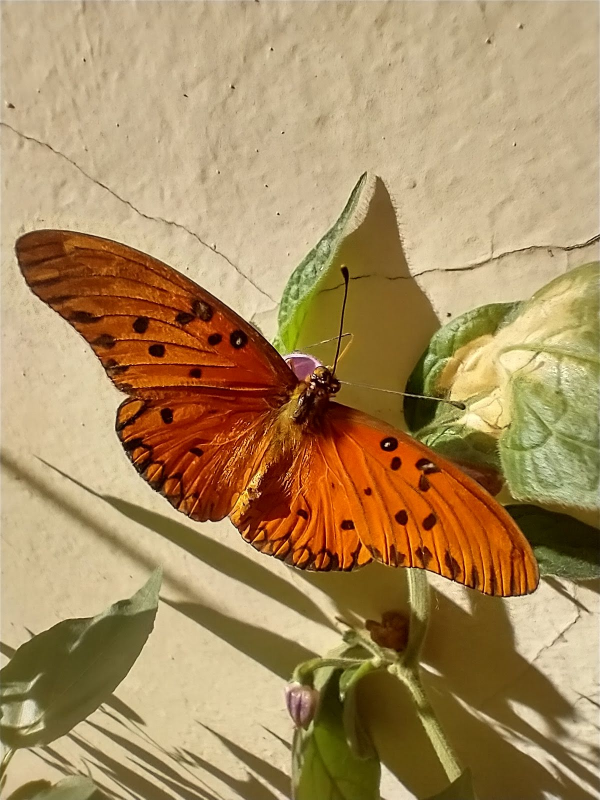
#> input picture TP2/imgs/mariposa.jpg, 1200 x 1600 px (shown at 1/2 size)
$ jupyter execute tp2.ipynb
#> lines starting #> are read from the running program, lines starting #| are printed output that depends on the picture
[cell 1]
import numpy as np
import cv2 as cv
import matplotlib.pyplot as plt
from scipy.fft import fft2, fftshift

### Implementar la función create_gauss_filter(h, w, k_size, sigma) para crear filtros gaussianos para filtrado espectral. Debe retornar un filtro gaussiano de tamaño HxW en dominio espacial y su transformada de Fourier

[cell 2]
def create_gauss_filter(h, w, k_size=5, sigma=5):
    #Obtengo el kernel
    nucleo_g = cv.getGaussianKernel(k_size, sigma)
    kernel = nucleo_g * nucleo_g.T

    #Armo una imagen en blanco con el kernel en el centro
    gauss_filter = np.zeros((h,w))

    center_h = h//2
    center_w = w//2

    gauss_filter[center_h - k_size // 2:center_h + k_size // 2 + 1, center_w - k_size // 2:center_w + k_size // 2 + 1] = kernel

    img_fft_low = np.fft.fft2(gauss_filter)

    return (gauss_filter, img_fft_low)

[cell 3]
def image_quality(image):
    h, w = image.shape
    #Compute F which is the Fourier Transform representation of image I
    F = np.fft.fft2(image)
    #Find Fc which is obtained by shifting the origin of F to centre.
    Fc = np.fft.fftshift(F)
    #Calculate AF = abs (Fc) where AF is the absolute value of the centered Fourier transform of image I.
    Af = np.abs(Fc)
    #Calculate M = max (AF) where M is the maximum value of the frequency component in F.
    M = np.max(Af)
    #Calculate TH = the total number of pixels in F whose pixel value > thres, where thres = M/1000.
    Th = np.sum([F > M/1000])
    #Calculate Image Quality measure (FM)
    FM = Th / (h*w)
    return FM

[cell 4]
def absolute_central_moment(img):
    hist,_ = np.histogram(img.ravel(),256,[0,256])
    #Calculo la intensidad media
    u = np.mean(img)
    # Calcular la frecuencia relativa
    frec_rel = hist / float(np.sum(hist))
    ACM = 0
    for k in range(256):
        ACM += np.abs(k-u)*frec_rel[k]
    return ACM

[cell 5]
def apply_gauss_filter(img, kernel_size, sigma):
    h, w = img.shape
    _, kernel_tf = create_gauss_filter(h, w, k_size=kernel_size, sigma=sigma)
    img_fft = np.fft.fft2(img)
    filtered = img_fft * kernel_tf
    return np.fft.ifftshift(np.real(np.fft.ifft2(filtered)))

### 1. Graficar ambas representaciones para diferentes tamaños de kernel y sigma. Aplicar el filtro una imagen para validar el funcionamiento en el dominio espectral.

[cell 6]
img= cv.imread('./imgs/mariposa.jpg', cv.IMREAD_GRAYSCALE)
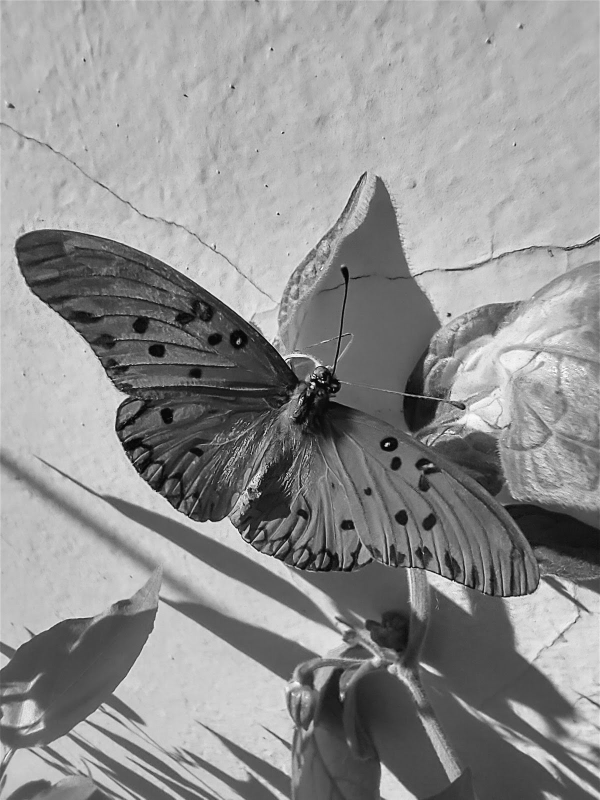
#> img: shape (1600, 1200) (shown at 1/2 size); min 0, max 255, mean 144.2
h, w = img.shape
#> h = 1600; w = 1200
kernel, kernel_tf = create_gauss_filter(h, w, k_size=15, sigma=2)

plt.figure(figsize=(12,12))
plt.subplot(1,2,1)
plt.axis('off')
plt.title("Kernel Gausiano")
plt.imshow(kernel, cmap='jet')
plt.subplot(1,2,2)
plt.axis('off')
plt.title("FFT del kernel")
tf_shifted = np.fft.fftshift(kernel_tf)
plt.imshow(np.abs(tf_shifted), cmap='jet')
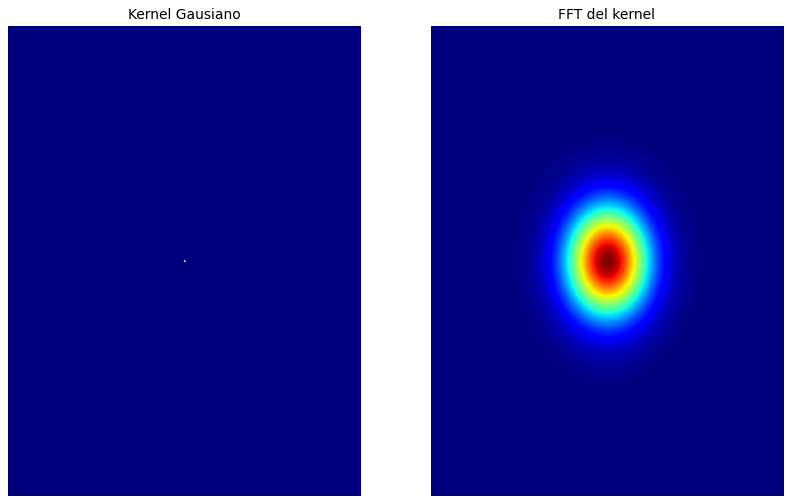
#> figure drawn by matplotlib, 2 panels

[cell 7]
plt.imshow(img, cmap='gray')
img.shape
#> Out = (1600, 1200)

### 2. Usando el método descripto en el paper “Image Sharpness Measure for Blurred Images in Frequency Domain” comparar el resultado de un filtrado por convolución con el filtrado espectral.
### 3. Repetir la comparación usando uno de los métodos descriptos en el apéndice del paper “Analysis of focus measure operators in shape-from-focus”

[cell 8]
kernel_size = 15
sigma1 = 2
sigma2 = 7
sigma3 = 15

img_fourier_1 = apply_gauss_filter(img, kernel_size, sigma1)
img_fourier_2 = apply_gauss_filter(img, kernel_size, sigma2)
#> call 2 of apply_gauss_filter, with kernel_size = 15, sigma = 7
#> in apply_gauss_filter (call 2), `return np.fft.ifftshift(np.real(np.fft.ifft2(filtered)))`:
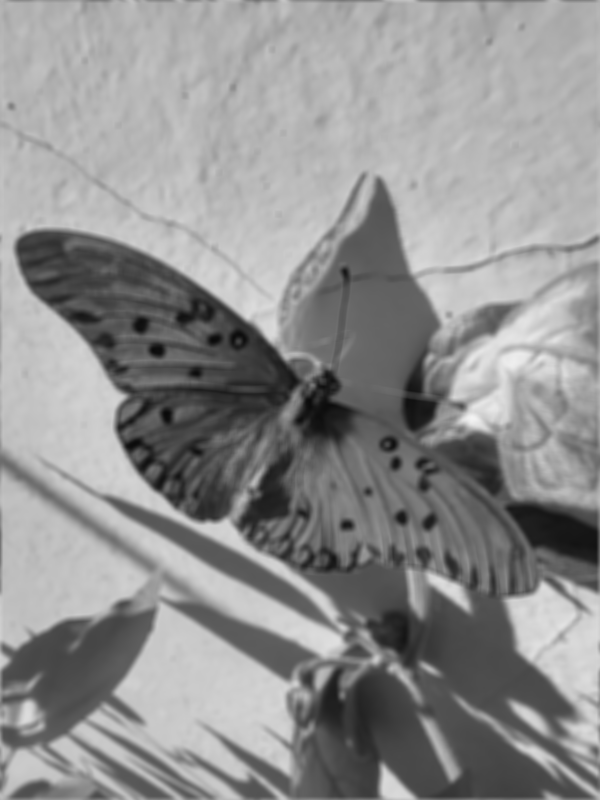
#> returned value: shape (1600, 1200) float64 (shown at 1/2 size); min 9.58, max 244.1, mean 144.2
img_fourier_3 = apply_gauss_filter(img, kernel_size, sigma3)

img_GB_1 = cv.GaussianBlur(img, ksize=(kernel_size, kernel_size), sigmaX=sigma1, sigmaY=sigma1)
img_GB_2 = cv.GaussianBlur(img, ksize=(kernel_size, kernel_size), sigmaX=sigma2, sigmaY=sigma2)
img_GB_3 = cv.GaussianBlur(img, ksize=(kernel_size, kernel_size), sigmaX=sigma3, sigmaY=sigma2)

iq_1 = image_quality(img_fourier_1)
#> in image_quality, `M = np.max(Af)`: M = 276837056
#> in image_quality, `Th = np.sum([F > M/1000])`: Th = 1329
#> in image_quality, `FM = Th / (h*w)`: FM = 0.000692
#> iq_1 = 0.000692
acm_1 = absolute_central_moment(img_fourier_1)
#> in absolute_central_moment, `hist,_ = np.histogram(img.ravel(),256,[0,256])`: hist = 256 values, max 33480 at index 183, min 0 at index 0, mean 7500
#> in absolute_central_moment, `u = np.mean(img)`: u = 144.2
#> in absolute_central_moment, `frec_rel = hist / float(np.sum(hist))`: frec_rel = 256 values, max 0.0174 at index 183, min 0 at index 0, mean 0.00391
#> the loop in absolute_central_moment, `for k in range(256):` made 256 passes
#> ACM on passes 1 to 3: 0, 0, 0
#> after the loop in absolute_central_moment, `for k in range(256):`: ACM = 49.1
#> acm_1 = 49.1
iq_2 = image_quality(img_fourier_2)
#> iq_2 = 0.000541
acm_2 = absolute_central_moment(img_fourier_2)
#> the loop in absolute_central_moment (call 2), `for k in range(256):` made 256 passes
#> acm_2 = 47.56
iq_3 = image_quality(img_fourier_3)
#> iq_3 = 0.000522
acm_3 = absolute_central_moment(img_fourier_3)
#> acm_3 = 47.38

iq_4 = image_quality(img_GB_1)
#> iq_4 = 0.000688
acm_4 = absolute_central_moment(img_GB_1)
#> acm_4 = 49.28
iq_5 = image_quality(img_GB_2)
#> iq_5 = 0.000548
acm_5 = absolute_central_moment(img_GB_2)
#> acm_5 = 47.84
iq_6 = image_quality(img_GB_3)
#> iq_6 = 0.000538
acm_6 = absolute_central_moment(img_GB_3)
#> acm_6 = 47.78

[cell 9]
fig = plt.figure(figsize=(12, 9))

ax1=plt.subplot(231)
ax1.set_title('Sigma=' + str(sigma1))
ax1.imshow(img_fourier_1, cmap='gray')
ax2=plt.subplot(232)
ax2.set_title('Sigma=' + str(sigma2))
ax2.imshow(img_fourier_2, cmap='gray')
ax3=plt.subplot(233)
ax3.set_title('Sigma=' + str(sigma3))
ax3.imshow(img_fourier_3, cmap='gray')
ax4=plt.subplot(234)
ax4.imshow(img_GB_1, cmap='gray')
ax5=plt.subplot(235)
ax5.imshow(img_GB_2, cmap='gray')
ax6=plt.subplot(236)
ax6.imshow(img_GB_3, cmap='gray')

ax1.xaxis.set_tick_params(labelbottom=False)
ax1.yaxis.set_tick_params(labelleft=False)
ax1.set_xticks([])
ax1.set_yticks([])
ax1.set_ylabel('Fourier')
ax1.set_xlabel('IQ={0:.6f}\nACM={1:.6f}'.format(iq_1, acm_1))

ax2.xaxis.set_tick_params(labelbottom=False)
ax2.yaxis.set_tick_params(labelleft=False)
ax2.set_xticks([])
ax2.set_yticks([])
ax2.set_xlabel('IQ={0:.6f}\nACM={1:.6f}'.format(iq_2, acm_2))

ax3.xaxis.set_tick_params(labelbottom=False)
ax3.yaxis.set_tick_params(labelleft=False)
ax3.set_xticks([])
ax3.set_yticks([])
ax3.set_xlabel('IQ={0:.6f}\nACM={1:.6f}'.format(iq_3, acm_3))

ax4.xaxis.set_tick_params(labelbottom=False)
ax4.yaxis.set_tick_params(labelleft=False)
ax4.set_xticks([])
ax4.set_yticks([])
ax4.set_ylabel('Gauss')
ax4.set_xlabel('IQ={0:.6f}\nACM={1:.6f}'.format(iq_4,acm_4))

ax5.xaxis.set_tick_params(labelbottom=False)
ax5.yaxis.set_tick_params(labelleft=False)
ax5.set_xticks([])
ax5.set_yticks([])
ax5.set_xlabel('IQ={0:.6f}\nACM={1:.6f}'.format(iq_5, acm_5))

ax6.xaxis.set_tick_params(labelbottom=False)
ax6.yaxis.set_tick_params(labelleft=False)
ax6.set_xticks([])
ax6.set_yticks([])
ax6.set_xlabel('IQ={0:.6f}\nACM={1:.6f}'.format(iq_6, acm_6))

fig.tight_layout(pad=2)
fig.show()
